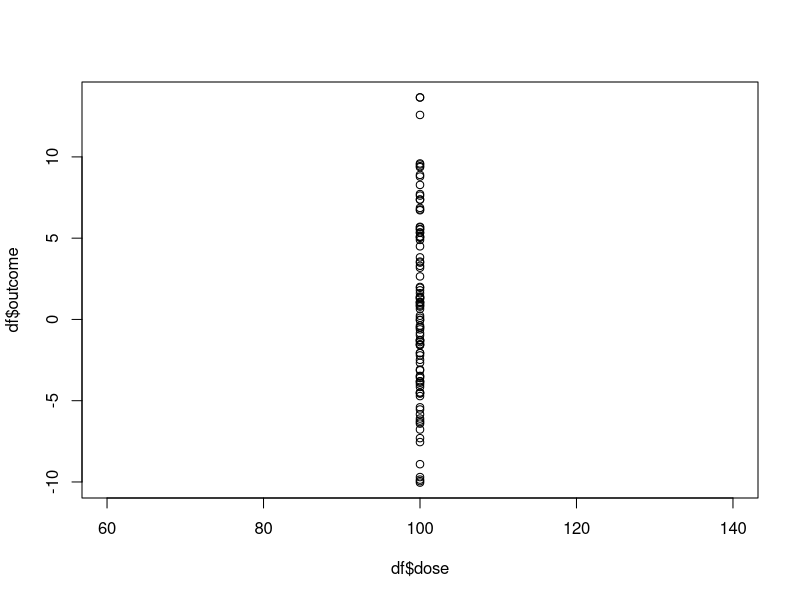

Write R code to recreate this figure.
# 1. Simulate Data
set.seed(12345)
n <- 100
x <- rnorm(n)
y <- 1.5 * x + rnorm(n, mean = 0, sd = 5)
df <- data.frame(dose = n, outcome = y)

# 3. Plotting
plot(df$dose, df$outcome)
